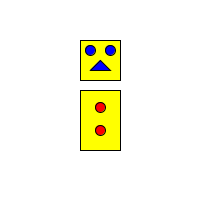
Frame 1 (no input)
Frame 60 (the mouse pressed at the canvas centre just before this capture): identical to frame 1, image omitted
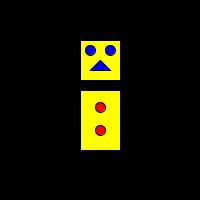
Frame 120 (the mouse held since frame 60 and released just before this capture)

The Processing sketch that drew these frames (run headless with seeded random() and noise(); from frame 60 on, the mouse is pressed at the canvas centre):

// Processing sketch: processing_89776
// ── processing_89776.pde

void setup()
{
  size(200,200);
}
  void draw()
{
 
    if(mouseX<width/2)
    {
      background(255);
    }
    else
    background(0);


  fill(255,255,0);
  rect(80,40,40,40);
  rect(80,90,40,60);
  fill(0,0,255);
  ellipse(90,50,10,10);
  ellipse(110,50,10,10);
  triangle(100,60,90,70,110,70);
  fill(255,0,0);
  ellipse(100,107,10,10);
  ellipse(100,130,10,10);

}
